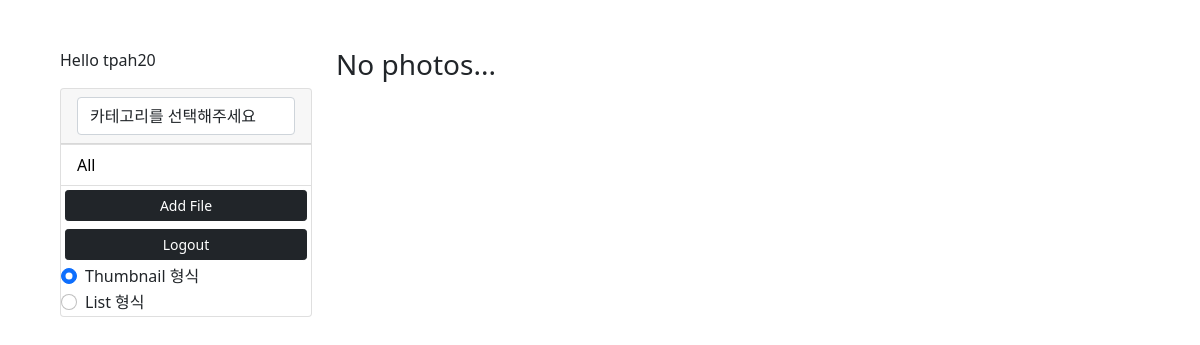
/?place=보건소 (signed in), run on an earlier commit of the app's database.
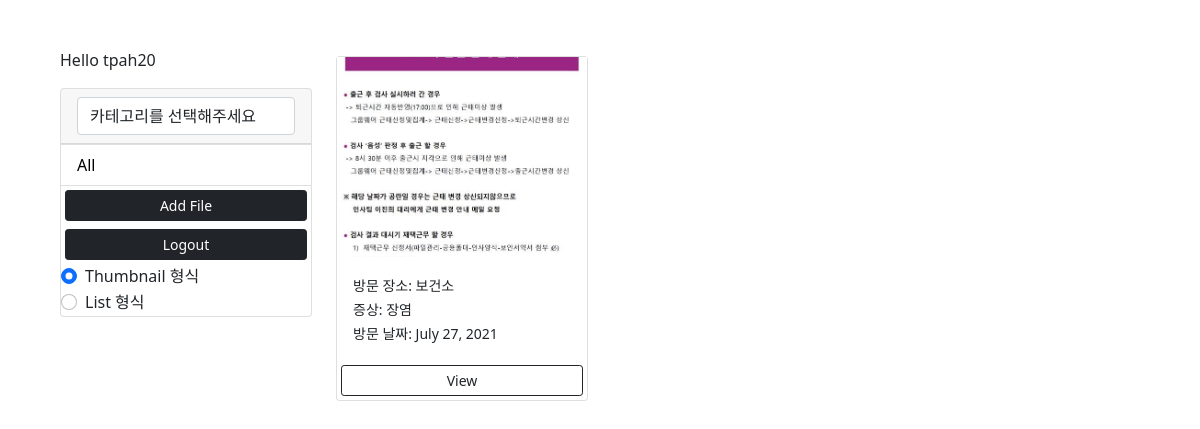
And on a later commit of the database.
### photos/models.py (models this page shows, shortened)
class File_Info(models.Model):
    class Meta:
        verbose_name = 'File_Info'
        verbose_name_plural = 'File_Infos'
    id = models.AutoField(primary_key=True) # 기본키
    user = models.ForeignKey(
        User, on_delete=models.SET_NULL, null=True, blank=True)  # 사용자
    place = models.ForeignKey(Place, on_delete=models.SET_NULL, null=True, blank=True) # 장소
    place_detail = models.TextField() # 장소 상세
    symptom = models.ForeignKey(Symptom, on_delete=models.SET_NULL, null=True, blank=True) # 증상
    description = models.TextField() # 증상 설명
    create_at = models.DateTimeField(auto_now_add=True) # 등록 날짜 자동 부여
    visited_date = models.DateField(null=False, blank=False) # 방문 날짜
    thumbnail_img = models.ImageField(blank=True, null=True) # 썸네일 이미지

class Place(models.Model):
    class Meta:
        verbose_name = 'Place'
        verbose_name_plural = 'Places'
    name = models.CharField(max_length=100, null=False, blank=False) # 장소명

class Symptom(models.Model):
    class Meta:
        verbose_name = 'Symptom'
        verbose_name_plural = 'Symptoms'
    name = models.CharField(max_length=100, null=False, blank=False) # 증상명

### photos/views.py (the view)
# urls.py: path('', views.gallery, name='gallery'),
@login_required(login_url='login')
def gallery(request):
    place = request.GET.get('place')
    symptom = request.GET.get('symptom')
    if place != None:
        file_infos = File_Info.objects.filter(place__name=place).order_by('visited_date')
    elif symptom != None:
        file_infos = File_Info.objects.filter(symptom__name=symptom).order_by('visited_date')
        print("symptom: ", file_infos)
    else:
        file_infos = File_Info.objects.all().order_by('visited_date')
    places = Place.objects.all()
    symptoms = Symptom.objects.all()
    file_kinds = File_Kind.objects.all()
    context = {'places': places, 'symptoms':symptoms, 'file_kinds':file_kinds,'file_infos': file_infos}
    return render(request, 'photos/gallery.html', context)

### photos/templates/photos/gallery.html (shortened to what this page needs)
<!DOCTYPE html>
<html lang="en">
<head>
    <link href="https://cdn.jsdelivr.net/npm/bootstrap@5.0.0-beta1/dist/css/bootstrap.min.css" rel="stylesheet"
>
</head>
<body class="m-5">
 <div class="container">
        <div class="row">
            <div class="col-md-3">
                {% if request.user.is_authenticated %}
                <p>Hello {{request.user}}</p>
                {% endif %}
                <div class="card">
                    <div class="card-header">
                        <select id="category" name="category" class="form-control">
                            <option value='none'>카테고리를 선택해주세요</option>
                        </select>
                    </div>
                    <ul class="list-group list-group-flush">
                        <li class="list-group-item">
                            <a href="{% url 'gallery' %}">All</a>
                        </li>
                        <a href="{% url 'add' %}" class="btn btn-dark btn-block btn-sm m-1">Add File</a>
                        <a href="{% url 'logout' %}" class="btn btn-dark btn-block btn-sm m-1">Logout</a>
                        <div class="form-check">
                          <input value="thumbnail" name="radio" class="form-check-input" type="radio" id="flexRadioDefault1" checked>
                          <label class="form-check-label" for="flexRadioDefault1">
                            Thumbnail 형식
                          </label>
                        </div>
                        <div class="form-check">
                          <input value="list" name="radio" class="form-check-input" type="radio" id="flexRadioDefault2" >
                          <label class="form-check-label" for="flexRadioDefault2">
                            List 형식
                          </label>
                        </div>
                    </ul>
                </div>
            </div>
            <div class="col-md-9">
                <div class="row" id="view">
                    {% for file_info in file_infos %}
                    <div class="col-md-4">
                            <div class="card my-2">
                                <img class="image-thumbail" src="{{file_info.thumbnail_img.url}}" alt="Card image cap">
                                <div class="card-body">
                                    <small>방문 장소: {{file_info.place.name}}</small><br>
                                    <small>증상: {{file_info.symptom.name}}</small><br>
                                    <small>방문 날짜: {{file_info.visited_date}}</small><br>
                                </div>
                                <a href="{% url 'photo' file_info.id %}" class="btn btn-outline-dark btn-sm m-1">View</a>
                            </div>
                    </div>
                    {% empty %}
                        <h3>No photos...</h3>
                    {% endfor %}
                </div>
            </div>
        </div>
    </div>
</body>
</html>

### photos/templates/photos/gallery.html (style rules this page uses)
.image-thumbail { height: 200px; object-fit: cover; }
.list-group-item a { text-decoration: none; color: black; }

What changed in the data, as far as the page shows it:
now on this page (row edited): File_Info: thumbnail_img (picture), place.name "보건소", symptom.name "장염", visited_date "July 27, 2021"
Also different on the page:
text no longer shown: "No photos..."
